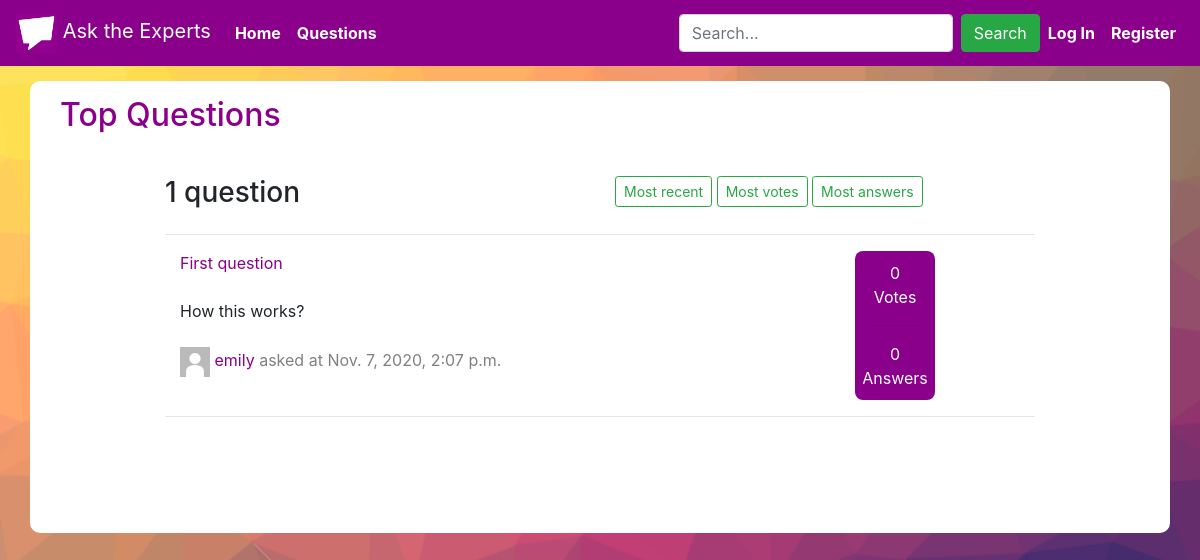
The page /questions on the database as committed earlier.
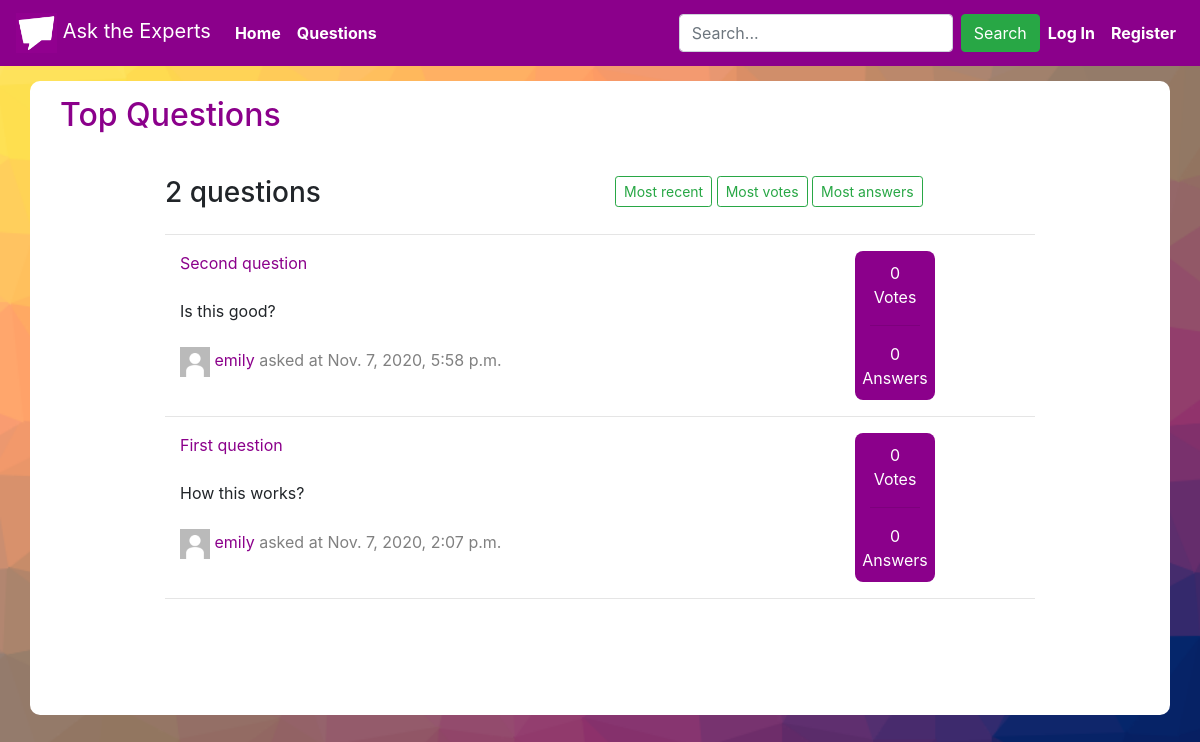
The same page on the database as committed later.
### asktheexperts/models.py (models this page shows, shortened)
class Question(models.Model):
    user = models.ForeignKey("User", on_delete=models.PROTECT, related_name="questioned")
    title = models.CharField(max_length=64)
    content = models.TextField(max_length=255)
    timestamp = models.DateTimeField(auto_now_add=True)

class User(AbstractUser):
    photo = models.ImageField(upload_to='images/', default="images/default_image.jpg")
    vote_question = models.ManyToManyField("Question", symmetrical=False, related_name="question_voted")
    vote_answer = models.ManyToManyField("Answer", symmetrical=False, related_name="answer_voted")
    rank = models.IntegerField(default=1)

### asktheexperts/views.py (the view)
# urls.py: path("questions", views.questions, name="questions"),
def questions(request):
    questions = Question.objects.all().order_by("-timestamp")
    return render(request, "asktheexperts/questions.html", {
        "questions": questions
    })

### asktheexperts/templates/asktheexperts/questions.html (shortened to what this page needs)
{% extends "asktheexperts/layout.html" %}
{% load static %}
{% block body %}
    <div class="container questions white-div">
        <div class="container top-header">
            <h2 class="darkmagenta">Top Questions</h2>
        </div>
        <br>
        <div class="container count-buttons-div">
            <div class="row questions-count">
                <div class="col">
                    <h3>{{ questions.count }} {% if questions.count == 1 %} question{% else %} questions{% endif %}</h3>
                </div>
                <div class="col">
                    <button class="btn btn-sm btn-outline-success">Most recent</button>
                    <button class="btn btn-sm btn-outline-success">Most votes</button>
                    <button class="btn btn-sm btn-outline-success">Most answers</button>
                </div>
            </div>
            <hr>
            {% for question in questions %}
                <div class="row container questions-div">
                    <div class="col">
                        <div class="darkmagenta">
                            <a class="no-decoration" href="{% url 'question' question.id question.title %}"><span class="darkmagenta">{{ question.title }}</span></a>
                        </div>
                        <br>
                        <div class="text-truncate question-content">
                            {{ question.content }}
                        </div>
                        <div>
                            <br>
                            <a href="#"><img src="{{ question.user.photo.url }}" height="30px" width="30px"></a>
                            <a class="no-decoration" href="#"><span class="darkmagenta">{{ question.user.username }}</span></a>
                            <span class="timestamp">asked at {{ question.timestamp }}</span>
                        </div>
                    </div>
                    <div class="col stats-div">
                        <div class="voted-count">
                            <div class="row justify-content-center">
                                {{ question.question_voted.count }}
                            </div>
                            <div class="row justify-content-center">
                                Votes
                            </div>
                        </div>
                        <hr>
                        <div class="darkmagenta answers-count">
                            <div class="row justify-content-center">
                                {{ question.answered_question.count }}
                            </div>
                            <div class="row justify-content-center">
                                Answers
                            </div>
                        </div>
                    </div>
                </div>
                <hr>
            {% endfor %}
        </div>
    </div>
{% endblock %}

### asktheexperts/templates/asktheexperts/layout.html (shortened to what this page needs)
{% load static %}
<!DOCTYPE html>
<html lang="en">
    <head>
        <link rel="stylesheet" href="https://stackpath.bootstrapcdn.com/bootstrap/4.4.1/css/bootstrap.min.css">
        <link href="{% static 'asktheexperts/styles.css' %}" rel="stylesheet">
    </head>
    <body>
        <nav id="nav-bar" class="navbar navbar-expand-lg navbar-dark">
            <a class="navbar-brand" href="{% url 'index' %}">
                <img src="static/logo.png" height="40px" loading="lazy">
                Ask the Experts
            </a>
            <div class="collapse navbar-collapse" id="navbarSupportedContent">
                <ul class="navbar-nav mr-auto">
                    <li class="nav-item active">
                        <a class="nav-link" href="{% url 'index' %}"><strong>Home</strong> <span class="sr-only">(current)</span></a>
                    </li>
                    <li class="nav-item active">
                        <a class="nav-link" href="{% url 'questions' %}"><strong>Questions</strong></a>
                    </li>
                </ul>
                <ul class="navbar-nav ml-auto">
                    <form class="form-inline my-2 my-lg-0">
                        <input class="form-control mr-sm-2" type="search" placeholder="Search..." aria-label="Search">
                        <button class="btn btn-success my-2 my-sm-0" type="submit">Search</button>
                    </form>
                    {% if user.is_authenticated %}
                        <li class="nav-item active">
                            <a class="nav-link" href="{% url 'ask_question' %}"><strong>Ask Question</strong></a>
                        </li>
                        <a class="no-decoration" href="#">
                            <div class="row" style="margin-left: 1px; margin-right: 1px;">
                                <li class="nav-item active">
                                    <img src="{{ user.photo.url }}" height="40px" width="40px">
                                </li>
                                <li class="nav-item active" style="margin-left: 1px;">
                                    <span class="nav-link"><strong>{{ user.username }}</strong></span>
                                </li>
                            </div>
                        </a>
                        <li class="nav-item active">
                            <a class="nav-link" href="#"><strong>Settings</strong></a>
                        </li>
                        <li class="nav-item active">
                            <a class="nav-link" href="{% url 'logout' %}"><strong>Log Out</strong></a>
                        </li>
                    {% else %}
                        <li class="nav-item active">
                            <a class="nav-link" href="{% url 'login' %}"><strong>Log In</strong></a>
                        </li>
                        <li class="nav-item active">
                            <a class="nav-link" href="{% url 'register' %}"><strong>Register</strong></a>
                        </li>
                    {% endif %}
                </ul>
            </div>
        </nav>
        {% block body %}
        {% endblock %}
    </body>
</html>

### asktheexperts/static/asktheexperts/styles.css (style rules this page uses)
#nav-bar { background-color: darkmagenta; }
body { background: url('/static/background.png') no-repeat center center fixed; -webkit-background-size: cover; -moz-background-size: cover; -o-background-size: cover; background-size: cover; }
.darkmagenta { color:darkmagenta; }
.questions { background-color: white; margin-top: 15px; margin-bottom: 15px; border-radius: 10px; }
.white-div { padding-bottom: 100px; }
.top-header { padding-top: 15px; }
.count-buttons-div { max-width: 900px; }
.questions-count { margin-bottom: 10px; padding-top:10px; }
.questions-div { max-width: 800px; }
.question-content { max-width: 600px; }
.stats-div { max-width: 80px; color:white; background-color: darkmagenta; border-radius: 8px; }
.voted-count { margin-top:10px; }
.answers-count { color: white; font-size: medium; margin-bottom: 10px; }
.timestamp { color: gray; }
button { background-color: Transparent; background-repeat:no-repeat; border: none; cursor:pointer; overflow: hidden; outline:none; }

Rows that differ between the two databases and show on the page:
added Question: title "Second question", content "Is this good?", user.photo (placeholder picture), user.username "emily", timestamp "Nov. 7, 2020, 5:58 p.m.", question_voted.count "0", answered_question.count "0"
Other text that changed with them:
{{ questions.count }}: "1" → "2"
text no longer shown: "question"
text now shown: "questions"
